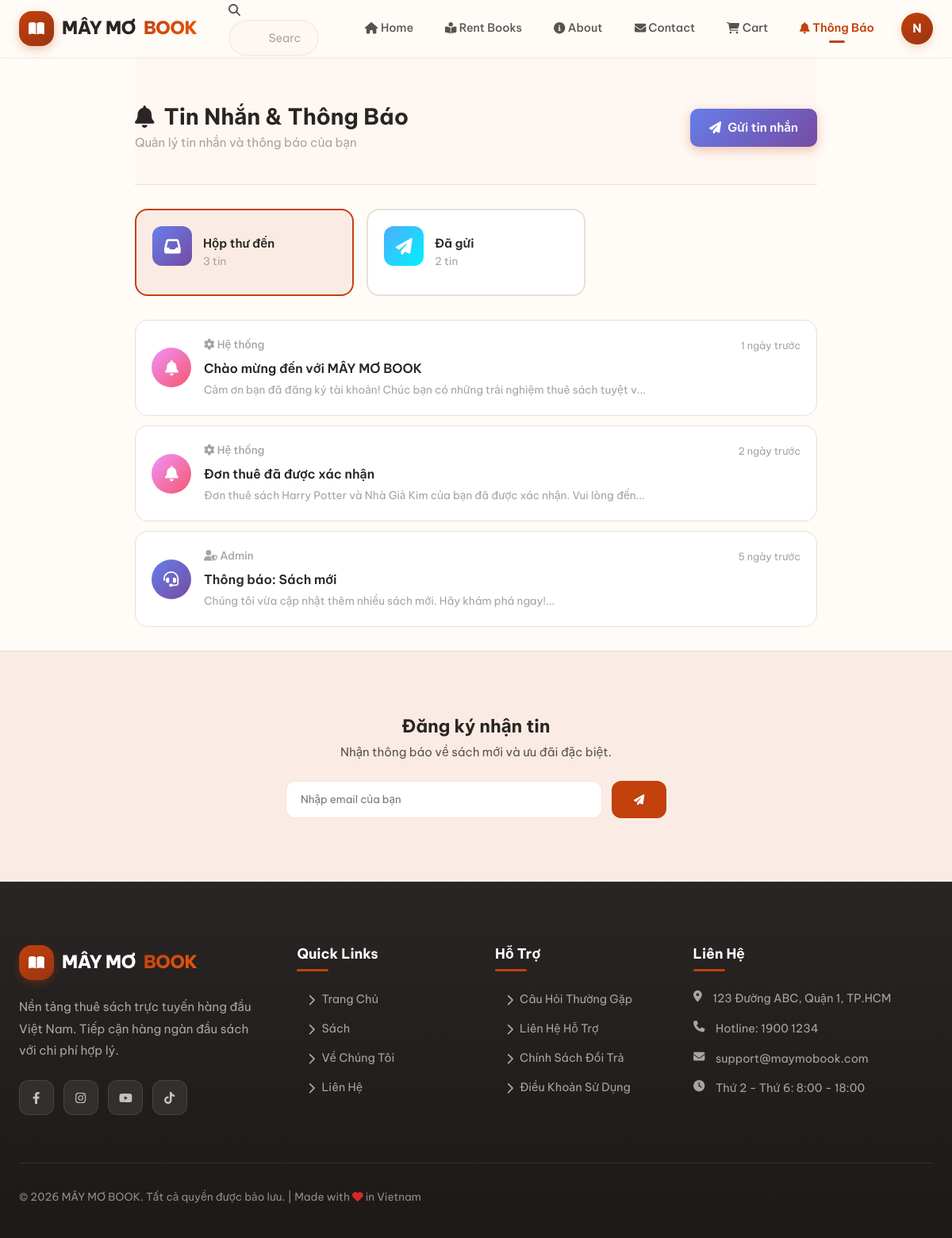
Page /frontend/pages/notifications.php (signed in) on the committed database.
### tables this page shows
CREATE TABLE users (
    id INT AUTO_INCREMENT PRIMARY KEY,
    username VARCHAR(50) NOT NULL UNIQUE,
    email VARCHAR(100) NOT NULL UNIQUE,
    password VARCHAR(255) NOT NULL,
    full_name VARCHAR(100) NOT NULL,
    phone VARCHAR(20) DEFAULT '',
    address TEXT DEFAULT '',
    avatar VARCHAR(255) DEFAULT NULL,
    role ENUM('user', 'admin') DEFAULT 'user',
    is_verified TINYINT(1) DEFAULT 0,
    created_at TIMESTAMP DEFAULT CURRENT_TIMESTAMP,
    updated_at TIMESTAMP DEFAULT CURRENT_TIMESTAMP ON UPDATE CURRENT_TIMESTAMP,
    INDEX idx_username (username),
    INDEX idx_email (email),
    INDEX idx_role (role)
);

CREATE TABLE messages (
    id INT AUTO_INCREMENT PRIMARY KEY,
    sender_id INT NULL,
    receiver_id INT NULL,
    subject VARCHAR(255) NOT NULL DEFAULT '',
    content TEXT NOT NULL,
    type ENUM('user_to_admin', 'admin_to_user', 'system') DEFAULT 'user_to_admin',
    is_read TINYINT(1) DEFAULT 0,
    created_at TIMESTAMP DEFAULT CURRENT_TIMESTAMP,
    read_at TIMESTAMP NULL,
    INDEX idx_sender (sender_id),
    INDEX idx_receiver (receiver_id),
    INDEX idx_is_read (is_read),
    INDEX idx_type (type),
    INDEX idx_created (created_at)
);

### backend/config/database.php (called while the page is built, shortened)
<?php
class Database {
    private static $instance = null;
    private $connection;
    private function __construct() {
        try {
            $dsn = "mysql:host=" . DB_HOST . ";dbname=" . DB_NAME . ";charset=" . DB_CHARSET;
            $options = [
                PDO::ATTR_ERRMODE => PDO::ERRMODE_EXCEPTION,
                PDO::ATTR_DEFAULT_FETCH_MODE => PDO::FETCH_ASSOC,
                PDO::ATTR_EMULATE_PREPARES => false,
            ];
            $this->connection = new PDO($dsn, DB_USER, DB_PASS, $options);
        } catch (PDOException $e) {
            die("Lỗi kết nối database: " . $e->getMessage());
        }
    }
    public static function getInstance() {
        if (self::$instance === null) {
            self::$instance = new self();
        }
        return self::$instance;
    }
    public function getConnection() {
        return $this->connection;
    }
}
function getDB() {
    return Database::getInstance()->getConnection();
}

### backend/controllers/AuthController.php (called while the page is built, shortened)
<?php
require_once __DIR__ . '/../models/User.php';
class AuthController {
    private $userModel;
    public function __construct() {
        $this->userModel = new User();
    }
    public function isLoggedIn() {
        return isset($_SESSION['user_id']);
    }
    public function getCurrentUser() {
        return $this->userModel->findById($_SESSION['user_id']);
    }
}

### backend/models/User.php (called while the page is built, shortened)
<?php
require_once __DIR__ . '/../config/database.php';
class User {
    private $db;
    public function __construct() {
        $this->db = getDB();
    }
    public function findById($id) {
        $stmt = $this->db->prepare("SELECT * FROM users WHERE id = ?");
        $stmt->execute([$id]);
        return $stmt->fetch();
    }
}

### backend/controllers/MessageController.php (called while the page is built, shortened)
<?php
require_once __DIR__ . '/../models/Message.php';
class MessageController {
    private $messageModel;
    public function __construct() {
        $this->messageModel = new Message();
    }
    public function getAllForUser($userId) {
        return $this->messageModel->getByUser($userId, 100);
    }
}

### backend/models/Message.php (called while the page is built, shortened)
<?php
require_once __DIR__ . '/../config/database.php';
class Message {
    private $db;
    public function __construct() {
        $this->db = getDB();
    }
    public function getByUser($userId, $limit = 50) {
        $stmt = $this->db->prepare("
            SELECT m.*,
                   s.username as sender_username, s.full_name as sender_name,
                   r.username as receiver_username, r.full_name as receiver_name
            FROM messages m
            LEFT JOIN users s ON m.sender_id = s.id
            LEFT JOIN users r ON m.receiver_id = r.id
            WHERE (
                (m.receiver_id = ? AND m.type IN ('admin_to_user', 'system'))
                OR (m.sender_id = ? AND m.type = 'user_to_admin')
            )
            ORDER BY m.created_at DESC
            LIMIT ?
        ");
        $stmt->execute([$userId, $userId, $limit]);
        return $stmt->fetchAll();
    }
}

### frontend/functions/helpers.php (called while the page is built, shortened)
<?php
function timeAgo($datetime) {
    $time = strtotime($datetime);
    $diff = time() - $time;
    if ($diff < 60) {
        return 'Vừa xong';
    } elseif ($diff < 3600) {
        $mins = floor($diff / 60);
        return $mins . ' phút trước';
    } elseif ($diff < 86400) {
        $hours = floor($diff / 3600);
        return $hours . ' giờ trước';
    } elseif ($diff < 604800) {
        $days = floor($diff / 86400);
        return $days . ' ngày trước';
    } else {
        return date('d/m/Y', $time);
    }
}

### frontend/pages/notifications.php (the view, shortened to what this page needs)
<?php
require_once __DIR__ . '/../templates/header.php';
$userId = $_SESSION['user_id'];
require_once __DIR__ . '/../../backend/controllers/MessageController.php';
$messageController = new MessageController();
$allMessages = $messageController->getAllForUser($userId);
$receivedMessages = array_filter($allMessages, fn($m) => in_array($m['type'], ['admin_to_user', 'system']));
$sentMessages = array_filter($allMessages, fn($m) => $m['type'] === 'user_to_admin' && $m['sender_id'] == $userId);
$showCompose = isset($_GET['compose']) || (isset($_SESSION['show_compose']) && ($_SESSION['show_compose'] = false));
$currentTab = $_GET['tab'] ?? 'received';
?>
<div class="notifications-page">
    <div class="page-header">
        <div class="header-left">
            <h1><i class="fas fa-bell"></i> Tin Nhắn & Thông Báo</h1>
            <p>Quản lý tin nhắn và thông báo của bạn</p>
        </div>
        <div class="header-right">
            <?php if ($showCompose): ?>
            <a href="notifications.php" class="btn btn-outline">
                <i class="fas fa-arrow-left"></i> Quay lại
            </a>
            <?php else: ?>
            <a href="notifications.php?compose=1" class="btn btn-primary">
                <i class="fas fa-paper-plane"></i> Gửi tin nhắn
            </a>
            <?php endif; ?>
        </div>
    </div>
    <?php if ($showCompose): ?>
    <div class="compose-section">
        <div class="section-card">
            <h2><i class="fas fa-paper-plane"></i> Gửi tin nhắn cho Admin</h2>
            <form method="POST" class="compose-form">
                <input type="hidden" name="action" value="send">
                <div class="form-group">
                    <label><i class="fas fa-heading"></i> Tiêu đề</label>
                    <input type="text" name="subject" class="form-control" placeholder="Nhập tiêu đề tin nhắn..." required>
                </div>
                <div class="form-group">
                    <label><i class="fas fa-comment"></i> Nội dung</label>
                    <textarea name="content" class="form-control" rows="6" placeholder="Nhập nội dung tin nhắn..." required></textarea>
                </div>
                <div class="form-actions">
                    <a href="notifications.php" class="btn btn-outline">
                        <i class="fas fa-times"></i> Hủy
                    </a>
                    <button type="submit" class="btn btn-primary">
                        <i class="fas fa-paper-plane"></i> Gửi tin nhắn
                    </button>
                </div>
            </form>
        </div>
    </div>
    <?php else: ?>
    <div class="quick-stats">
        <a href="notifications.php?tab=received" class="stat-item <?php echo $currentTab === 'received' ? 'active' : ''; ?>">
            <div class="stat-icon inbox">
                <i class="fas fa-inbox"></i>
            </div>
            <div class="stat-content">
                <span class="stat-title">Hộp thư đến</span>
                <span class="stat-count"><?php echo count($receivedMessages); ?> tin</span>
            </div>
        </a>
        <a href="notifications.php?tab=sent" class="stat-item <?php echo $currentTab === 'sent' ? 'active' : ''; ?>">
            <div class="stat-icon sent">
                <i class="fas fa-paper-plane"></i>
            </div>
            <div class="stat-content">
                <span class="stat-title">Đã gửi</span>
                <span class="stat-count"><?php echo count($sentMessages); ?> tin</span>
            </div>
        </a>
    </div>
    <div class="messages-section">
        <?php
        $displayMessages = $currentTab === 'received' ? $receivedMessages : $sentMessages;
        ?>
        <?php if (count($displayMessages) > 0): ?>
        <div class="messages-list-simple">
            <?php foreach ($displayMessages as $msg): ?>
            <a href="notifications.php?view=<?php echo $msg['id']; ?>&tab=<?php echo $currentTab; ?>"
               class="message-card <?php echo $msg['is_read'] ? '' : 'unread'; ?>">
                <div class="message-icon">
                    <?php if ($msg['type'] === 'system'): ?>
                    <div class="icon-circle system">
                        <i class="fas fa-bell"></i>
                    </div>
                    <?php elseif ($msg['type'] === 'admin_to_user'): ?>
                    <div class="icon-circle admin">
                        <i class="fas fa-headset"></i>
                    </div>
                    <?php else: ?>
                    <div class="icon-circle user">
                        <i class="fas fa-paper-plane"></i>
                    </div>
                    <?php endif; ?>
                </div>
                <div class="message-info">
                    <div class="message-top">
                        <span class="message-type">
                            <?php
                            if ($msg['type'] === 'system') echo '<i class="fas fa-cog"></i> Hệ thống';
                            elseif ($msg['type'] === 'admin_to_user') echo '<i class="fas fa-user-shield"></i> Admin';
                            else echo '<i class="fas fa-user"></i> Bạn';
                            ?>
                        </span>
                        <span class="message-time"><?php echo timeAgo($msg['created_at']); ?></span>
                    </div>
                    <div class="message-subject"><?php echo htmlspecialchars($msg['subject'] ?: '(Không có tiêu đề)'); ?></div>
                    <div class="message-preview"><?php echo htmlspecialchars(mb_substr($msg['content'], 0, 80)); ?>...</div>
                </div>
            </a>
            <?php endforeach; ?>
        </div>
        <?php endif; ?>
    </div>
    <?php endif; ?>
</div>
<?php require_once __DIR__ . '/../templates/footer.php'; ?>

### frontend/templates/header.php (shortened to what this page needs)
<?php
require_once __DIR__ . '/../../backend/config/database.php';
require_once __DIR__ . '/../../frontend/functions/helpers.php';
require_once __DIR__ . '/../../backend/controllers/AuthController.php';
require_once __DIR__ . '/../../backend/controllers/MessageController.php';
$auth = new AuthController();
$isLoggedIn = $auth->isLoggedIn();
$user = $auth->getCurrentUser();
$currentPage = basename($_SERVER['PHP_SELF']);
?>
<!DOCTYPE html>
<html lang="en">
<head>
    <link rel="stylesheet" href="https://cdnjs.cloudflare.com/ajax/libs/font-awesome/6.4.0/css/all.min.css">
    <?php $basePath = strpos($_SERVER['PHP_SELF'], '/admin/') !== false ? '../../' : '../'; ?>
    <link rel="stylesheet" href="<?php echo $basePath; ?>assets/css/style.css?v=<?php echo time(); ?>">
</head>
<body>
    <nav class="navbar">
        <div class="container">
            <div class="navbar-inner">
                <a href="index.php" class="logo">
                    <div class="logo-icon">
                        <i class="fas fa-book-open"></i>
                    </div>
                    MÂY MƠ <span>BOOK</span>
                </a>
                <div class="navbar-search">
                    <i class="fas fa-search"></i>
                    <input type="text" placeholder="Search books..." onkeypress="if(event.key==='Enter') window.location.href='books.php?search='+this.value">
                </div>
                <div class="nav">
                    <a href="index.php" class="nav-link <?php echo $currentPage == 'index.php' ? 'active' : ''; ?>">
                        <i class="fas fa-home"></i> Home
                    </a>
                    <a href="books.php" class="nav-link <?php echo $currentPage == 'books.php' ? 'active' : ''; ?>">
                        <i class="fas fa-book-reader"></i> Rent Books
                    </a>
                    <a href="about.php" class="nav-link <?php echo $currentPage == 'about.php' ? 'active' : ''; ?>">
                        <i class="fas fa-info-circle"></i> About
                    </a>
                    <a href="contact.php" class="nav-link <?php echo $currentPage == 'contact.php' ? 'active' : ''; ?>">
                        <i class="fas fa-envelope"></i> Contact
                    </a>
                    <?php if ($isLoggedIn): ?>
                        <a href="cart.php" class="nav-link <?php echo $currentPage == 'cart.php' ? 'active' : ''; ?>">
                            <i class="fas fa-shopping-cart"></i> Cart
                        </a>
                        <a href="notifications.php" class="nav-link <?php echo $currentPage == 'notifications.php' ? 'active' : ''; ?>">
                            <i class="fas fa-bell"></i> Thông Báo
                        </a>
                        <div class="user-menu" style="position: relative;">
                            <div class="user-avatar">
                                <?php echo strtoupper(substr($user['full_name'] ?? 'U', 0, 1)); ?>
                            </div>
                        </div>
                    <?php endif; ?>
                </div>
            </div>
        </div>
    </nav>

### rows in the picture
users: full_name "N"
messages: type "system" (drawn), created_at "1 ngày trước", subject "Chào mừng đến với MÂY MƠ BOOK", content "Cảm ơn bạn đã đăng ký tài khoản! Chúc bạn có những trải nghiệm thuê sách tuyệt v"
messages: type "system" (drawn), created_at "2 ngày trước", subject "Đơn thuê đã được xác nhận", content "Đơn thuê sách Harry Potter và Nhà Giả Kim của bạn đã được xác nhận. Vui lòng đến"
messages: type "admin_to_user" (drawn), created_at "5 ngày trước", subject "Thông báo: Sách mới", content "Chúng tôi vừa cập nhật thêm nhiều sách mới. Hãy khám phá ngay!"

### other values in the picture
count($receivedMessages) "3"
count($sentMessages) "2"
